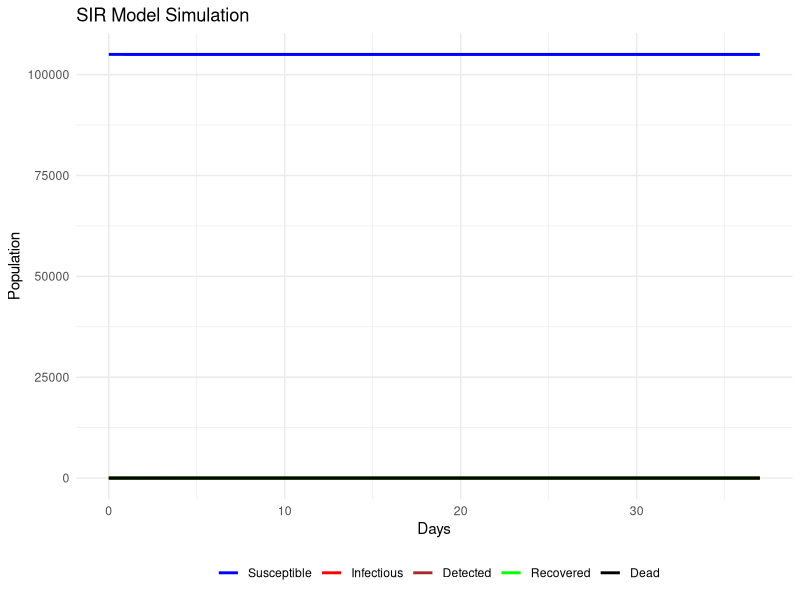

Write the R code that produced this figure.
## ---- chunk 1
knitr::opts_chunk$set(echo = TRUE)
## ---- chunk 2

library(deSolve)
library(ggplot2)
library(reshape2)
library(MASS)

## ---- chunk 3

# Define base parameters 
base_params <- c(
  beta = 0.25,         # Transmission rate 
  gamma_I = 0.7,        # Recovery rate for those who were infectious and remained on the general population
  sigma = 0.1,            #Detection rate
  gamma_Id = 1.4,        # Recovery rate for thise who were detected
  rho_I = 0.0049,           # Mortality rate for the infected people in the community
  rho_Id = 0.00455          # Mortality rate for the infected people that were detected and isolated
  
)

# Define initial state
initial_state <- c(
  S = 105e3,        # Susceptible
  I = 20,         # Infectious
  Id = 8,         #Detected population
  R = 0,         # Recovered
  D = 0         #Dead
)

# Define the time sequence for 37 weeks
times <- seq(0, 37, by = 1)

# Function to run the model
run_model <- function(params) {
  model <- function(t, state, parameters) {
    with(as.list(c(state, parameters)), {
      N <- S + I + Id + R + D
      dS <- -beta * S * I/N
      dI <- beta * S * I/N - gamma_I * I - sigma*I - rho_I*I
      dId <- sigma*I - gamma_Id *Id - rho_Id*Id
      dR <- gamma_I * I + gamma_Id *Id
      dD <- rho_I*I + rho_Id*Id
      
      return(list(c(dS, dI, dId, dR, dD)))
    })
  }
  
  # Run the model
  output <- ode(y = initial_state, times = times, func = model, parms = params)
  
  return(as.data.frame(output))
}

# Run the model
output <- run_model(base_params)

output


# Rename columns for clarity
colnames(output) <- c("time", "Susceptible", "Infectious","Detected", "Recovered","Dead")

# Plot the results
ggplot(data = output, aes(x = time)) +
  geom_line(aes(y = Susceptible, color = "Susceptible"), size = 1) +
  geom_line(aes(y = Infectious, color = "Infectious"), size = 1) +
  geom_line(aes(y = Detected, color = "Detected"), size = 1) +
  geom_line(aes(y = Recovered, color = "Recovered"), size = 1) +
  geom_line(aes(y = Dead, color = "Dead"), size = 1) +
  labs(title = "SIR Model Simulation", x = "Days", y = "Population") +
  scale_color_manual("", 
                     breaks = c("Susceptible", "Infectious", "Detected","Recovered","Dead"),
                     values = c("blue", "red","brown", "green","black")) +
  theme_minimal() +
  theme(legend.position = "bottom")
